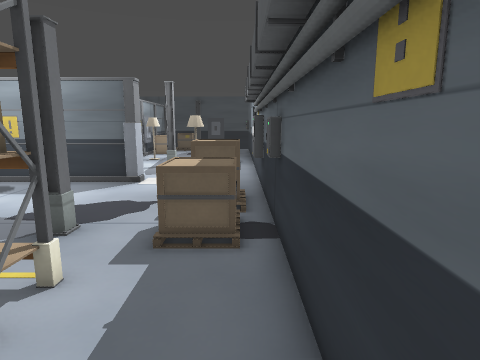
View 1 (above)

24 first-person views from a walk through a level from a Godot 3-D game. The camera is 1.4 m above the floor, tilts 10° down and sees 75° across. The floor is counted in squares, 0.5 m on a side. Each view is taken from the middle of a square. On the plan, view 1 faces up. The plan holds only what a view shows up to about 20 squares ahead; the rest is blank. Characters and animated objects are not drawn. Some surface patterns are stand-ins.

View 2
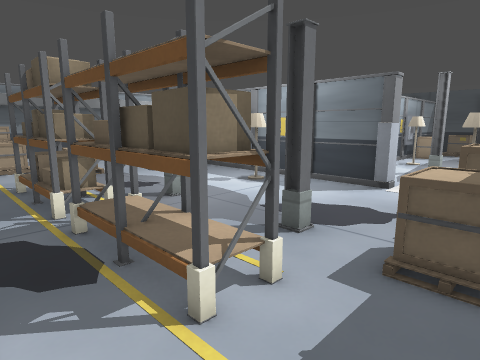

View 3
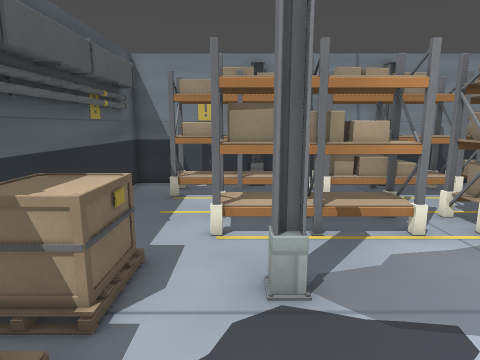

View 4
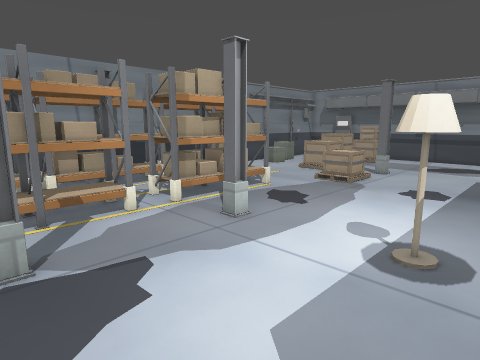

View 5
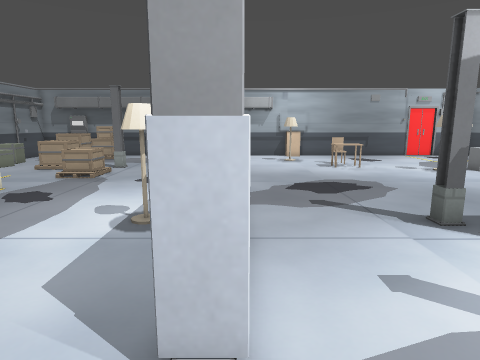

View 6
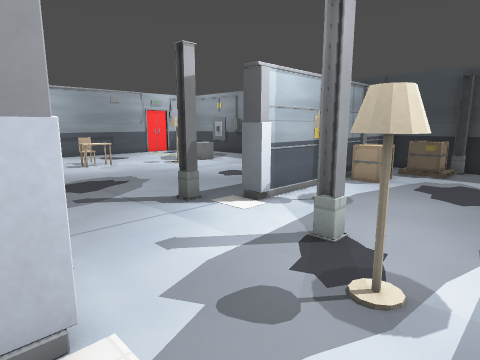

View 7
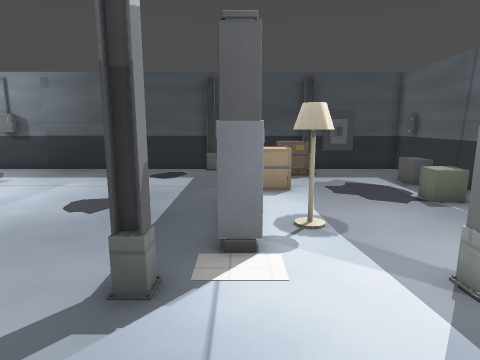

View 8
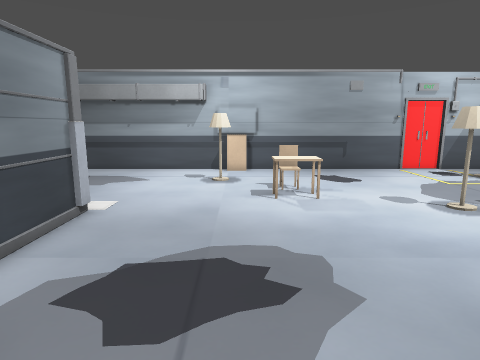

View 9
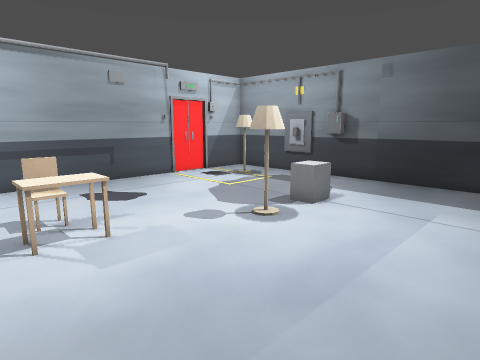

View 10
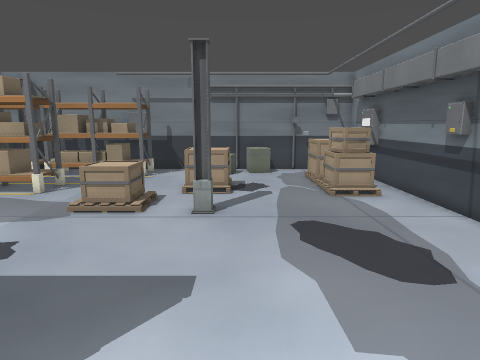

View 11
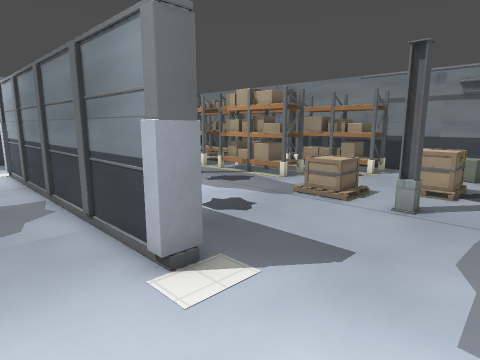

View 12
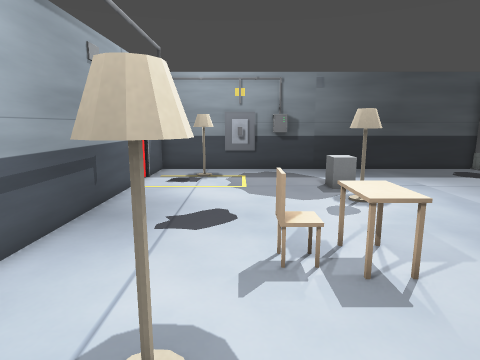

View 13
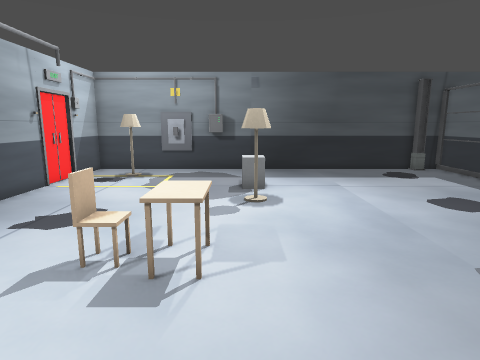

View 14
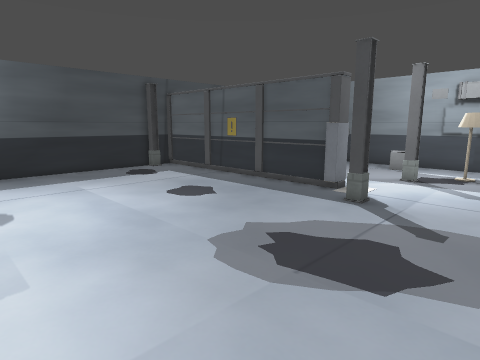

View 15
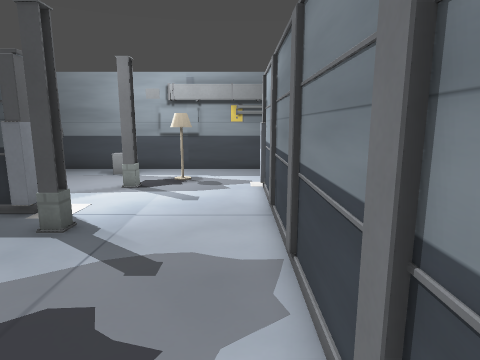

View 16
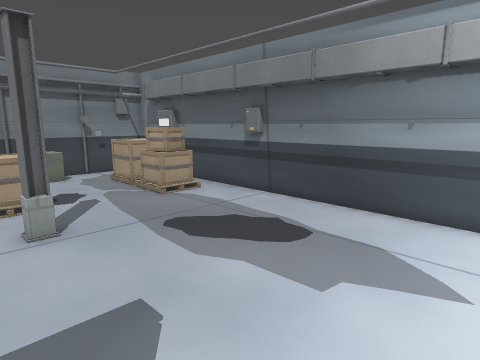

View 17
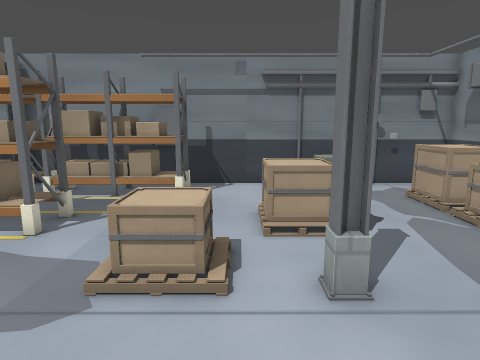

View 18
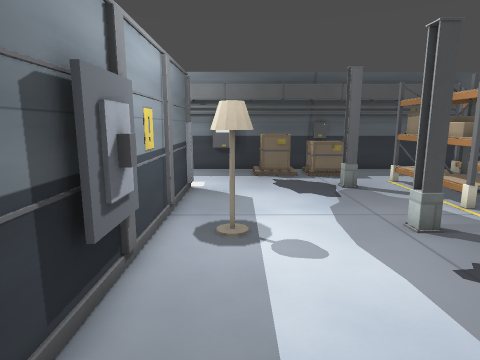

View 19
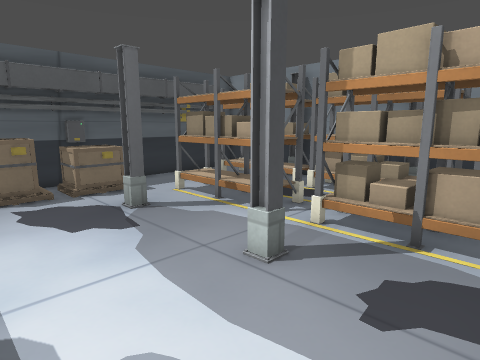

View 20
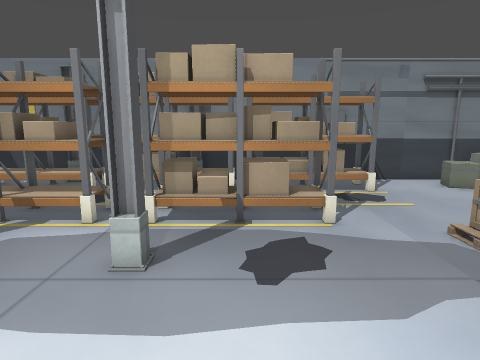

View 21
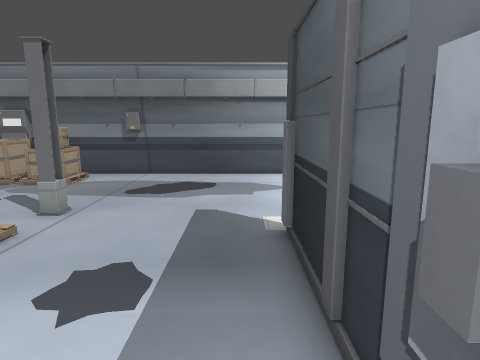

View 22
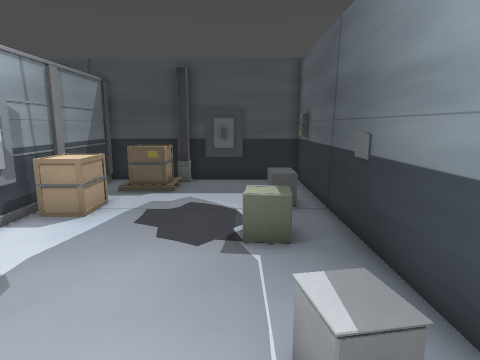

View 23
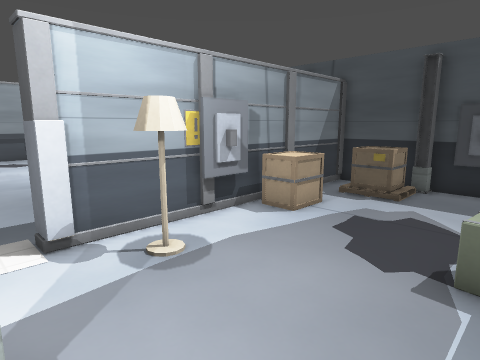

View 24
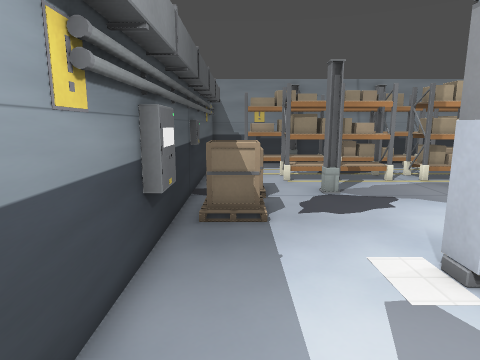

### Floor plan
Key: @ floor where view 1 was taken; # wall or solid block; . floor; D closed door; ^ raised ledge; L lamp; C crate; U column; R rack; B box; K block; T table; H chair; O other object.
Columns run from 31 left of view 1 to 1 right of it. Each row starts with its distance up from view 1.
 37 ####################U#####U######
 36 #...................U.#.CCU.....#
 35 #..L..................#.CCC.....#
 34 #..L..................#.CCC.....#
 33 D.....................#.........#
 32 D........BB...........#CC.....^^#
 31 #........BB...........#CC.......#
 30 #.....................#CC.......#
 29 #........LL...........#K.....CC.#
 28 #........LL...........##.....CC.#
 27 #.....................#.........#
 26 #.....................# L.......#
 25 #.....................# L.......#
 24 #......TT.............##......BB#
 23 #.....HTT.....................B.#
 22 #......TT...........U.....U.....#
 21 #K..........................L...#
 20 #K..L.......................LL..#
 19 #...............................#
 18 #...............................#
 17 #...............................#
 16 #.........#################.....#
 15 #.........#################.....#
 14 #...................L...........#
 13 #...................L...........#
 12 #.............................CC#
 11 #............................CCC#
 10 #.............................CC#
  9 #............................CCC#
  8 #.......U..OC.......U.....U..CCC#
  7 #.......... C................CCC#
  6 #.CC....... ....................#
  5 #.CC....CC.....RRRRRRRRRRRRRR...#
  4 #.CC...CCC.....RRRRRRRRRRRRRR...#
  3 # CC....CC......................#
  2 # CC............................#
  1 # CC........RRRRRRRRRRRRRRRRRRR.#
  0 #  ..CCCC...RRRRRRRRRRRRRRRRRRR@#
 -1 # ...CCCC...RRRRRRRRURRRRRURRRR.#
 -2 ####################U#####U######

Positions as (right, up) in squares from view 1, and headings:
1: (0, 0), facing up
2: (0, 1), facing up-left
3: (-4, 13), facing down
4: (-4, 15), facing down-left
5: (-2, 16), facing left
6: (-1, 15), facing up-left
7: (-9, 17), facing up
8: (-11, 21), facing left
9: (-15, 21), facing up-left
10: (-24, 18), facing down
11: (-26, 19), facing down-right
12: (-26, 17), facing up
13: (-22, 17), facing up
14: (-22, 17), facing up-right
15: (-19, 17), facing right
16: (-21, 17), facing down-left
17: (-21, 13), facing down
18: (-19, 13), facing right
19: (-15, 13), facing down-right
20: (-13, 14), facing down
21: (-13, 14), facing left
22: (-2, 21), facing up
23: (-1, 22), facing up-left
24: (-1, 21), facing down
